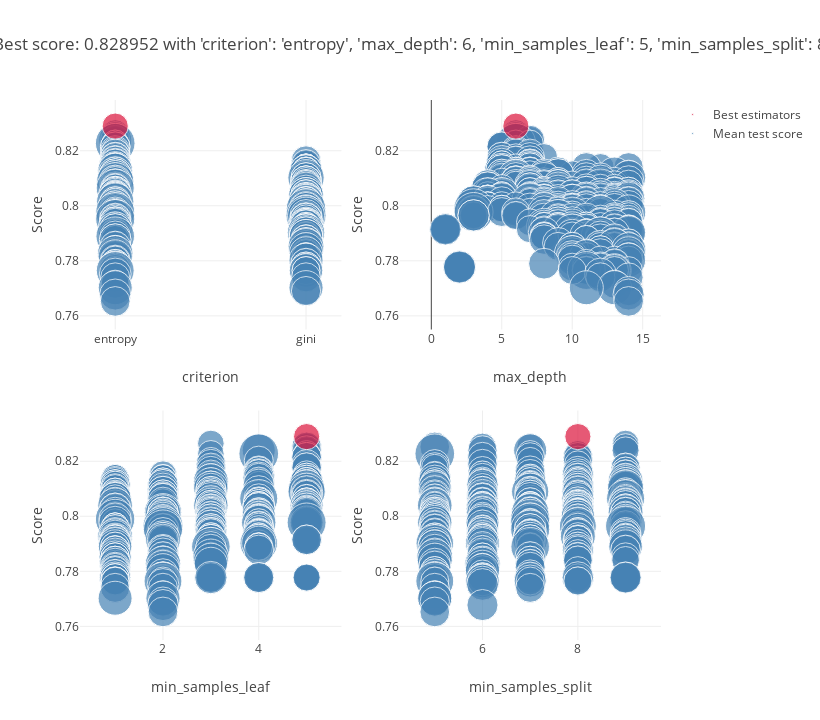

Notebook code cell kept with this figure:
### Markdown cell above
#### Postprunning

### Code cell
criter_range=['gini','entropy']
max_depth=range(15)
min_samples_split=range(5,10)
min_samples_leaf=range(1,6)

param_grid={'criterion':criter_range,'max_depth':max_depth,
            'min_samples_split':min_samples_split,
            'min_samples_leaf':min_samples_leaf
            }


grid_DT=GridSearchCV(DecisionTreeClassifier(), param_grid, cv=5, n_jobs=-1
) 

grid_DT.fit(X_train,y_train)

plot_grid_search(grid_DT)
table_grid_search(grid_DT)

### Figure 1 — Plotly figure (JSON) as saved in the notebook; plotly's stock layout.template omitted (floating-point values rounded to 4 significant figures; data arrays with more than 128 entries replaced by an {"elided": "..."} marker saying what was removed)
{"data": [{"marker": {"color": "SteelBlue", "size": {"elided": "749 float values"}, "sizemin": 4, "sizemode": "area", "sizeref": 1.434e-05}, "mode": "markers", "name": "Mean test score", "showlegend": true, "text": {"elided": "749 str values"}, "type": "scatter", "x": {"elided": "749 str values"}, "xaxis": "x", "y": {"elided": "749 float values"}, "yaxis": "y"}, {"marker": {"color": "Crimson", "size": [0.004907], "sizemin": 4, "sizemode": "area", "sizeref": 1.434e-05}, "mode": "markers", "name": "Best estimators", "showlegend": true, "text": ["{'criterion': 'entropy', 'max_depth': 6, 'min_samples_leaf': 5, 'min_samples_split': 8}"], "type": "scatter", "x": ["entropy"], "xaxis": "x", "y": [0.829], "yaxis": "y"}, {"marker": {"color": "SteelBlue", "size": {"elided": "749 float values"}, "sizemin": 4, "sizemode": "area", "sizeref": 1.434e-05}, "mode": "markers", "name": "Mean test score", "showlegend": false, "text": {"elided": "749 str values"}, "type": "scatter", "x": {"elided": "749 int values"}, "xaxis": "x2", "y": {"elided": "749 float values"}, "yaxis": "y2"}, {"marker": {"color": "Crimson", "size": [0.004907], "sizemin": 4, "sizemode": "area", "sizeref": 1.434e-05}, "mode": "markers", "name": "Best estimators", "showlegend": false, "text": ["{'criterion': 'entropy', 'max_depth': 6, 'min_samples_leaf': 5, 'min_samples_split': 8}"], "type": "scatter", "x": [6], "xaxis": "x2", "y": [0.829], "yaxis": "y2"}, {"marker": {"color": "SteelBlue", "size": {"elided": "749 float values"}, "sizemin": 4, "sizemode": "area", "sizeref": 1.434e-05}, "mode": "markers", "name": "Mean test score", "showlegend": false, "text": {"elided": "749 str values"}, "type": "scatter", "x": {"elided": "749 int values"}, "xaxis": "x3", "y": {"elided": "749 float values"}, "yaxis": "y3"}, {"marker": {"color": "Crimson", "size": [0.004907], "sizemin": 4, "sizemode": "area", "sizeref": 1.434e-05}, "mode": "markers", "name": "Best estimators", "showlegend": false, "text": ["{'criterion': 'entropy', 'max_depth': 6, 'min_samples_leaf': 5, 'min_samples_split': 8}"], "type": "scatter", "x": [5], "xaxis": "x3", "y": [0.829], "yaxis": "y3"}, {"marker": {"color": "SteelBlue", "size": {"elided": "749 float values"}, "sizemin": 4, "sizemode": "area", "sizeref": 1.434e-05}, "mode": "markers", "name": "Mean test score", "showlegend": false, "text": {"elided": "749 str values"}, "type": "scatter", "x": {"elided": "749 int values"}, "xaxis": "x4", "y": {"elided": "749 float values"}, "yaxis": "y4"}, {"marker": {"color": "Crimson", "size": [0.004907], "sizemin": 4, "sizemode": "area", "sizeref": 1.434e-05}, "mode": "markers", "name": "Best estimators", "showlegend": false, "text": ["{'criterion': 'entropy', 'max_depth': 6, 'min_samples_leaf': 5, 'min_samples_split': 8}"], "type": "scatter", "x": [8], "xaxis": "x4", "y": [0.829], "yaxis": "y4"}], "layout": {"height": 720, "hovermode": "closest", "legend": {"traceorder": "reversed"}, "title": {"text": "Best score: 0.828952 with 'criterion': 'entropy', 'max_depth': 6, 'min_samples_leaf': 5, 'min_samples_split': 8"}, "width": 820, "xaxis": {"anchor": "y", "domain": [0, 0.45], "title": {"text": "criterion"}}, "xaxis2": {"anchor": "y2", "domain": [0.55, 1], "title": {"text": "max_depth"}}, "xaxis3": {"anchor": "y3", "domain": [0, 0.45], "title": {"text": "min_samples_leaf"}}, "xaxis4": {"anchor": "y4", "domain": [0.55, 1], "title": {"text": "min_samples_split"}}, "yaxis": {"anchor": "x", "domain": [0.575, 1], "title": {"text": "Score"}}, "yaxis2": {"anchor": "x2", "domain": [0.575, 1], "title": {"text": "Score"}}, "yaxis3": {"anchor": "x3", "domain": [0, 0.425], "title": {"text": "Score"}}, "yaxis4": {"anchor": "x4", "domain": [0, 0.425], "title": {"text": "Score"}}}}
